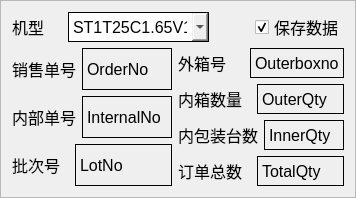
           <widget class="QFrame" name="frame_5">
            <property name="styleSheet">
             <string notr="true">#frame_5{
border: 1px solid black;}
</string>
            </property>
            <property name="frameShape">
             <enum>QFrame::StyledPanel</enum>
            </property>
            <property name="frameShadow">
             <enum>QFrame::Raised</enum>
            </property>
            <layout class="QVBoxLayout" name="verticalLayout_18">
             <item>
              <layout class="QHBoxLayout" name="horizontalLayout_2" stretch="0,2,0,0">
               <item>
                <layout class="QHBoxLayout" name="horizontalLayout">
                 <item>
                  <widget class="QLabel" name="label">
                   <property name="sizePolicy">
                    <sizepolicy hsizetype="Minimum" vsizetype="Preferred">
                     <horstretch>2</horstretch>
                     <verstretch>0</verstretch>
                    </sizepolicy>
                   </property>
                   <property name="minimumSize">
                    <size>
                     <width>0</width>
                     <height>30</height>
                    </size>
                   </property>
                   <property name="maximumSize">
                    <size>
                     <width>16777215</width>
                     <height>16777215</height>
                    </size>
                   </property>
                   <property name="font">
                    <font>
                     <family>Arial</family>
                     <pointsize>12</pointsize>
                     <kerning>true</kerning>
                    </font>
                   </property>
                   <property name="layoutDirection">
                    <enum>Qt::LeftToRight</enum>
                   </property>
                   <property name="styleSheet">
                    <string notr="true">border:None</string>
                   </property>
                   <property name="frameShape">
                    <enum>QFrame::Box</enum>
                   </property>
                   <property name="frameShadow">
                    <enum>QFrame::Plain</enum>
                   </property>
                   <property name="lineWidth">
                    <number>1</number>
                   </property>
                   <property name="midLineWidth">
                    <number>1</number>
                   </property>
                   <property name="text">
                    <string>机型    </string>
                   </property>
                   <property name="alignment">
                    <set>Qt::AlignCenter</set>
                   </property>
                  </widget>
                 </item>
                </layout>
               </item>
               <item>
                <widget class="QComboBox" name="comboBox">
                 <property name="sizePolicy">
                  <sizepolicy hsizetype="Preferred" vsizetype="Minimum">
                   <horstretch>3</horstretch>
                   <verstretch>0</verstretch>
                  </sizepolicy>
                 </property>
                 <property name="minimumSize">
                  <size>
                   <width>0</width>
                   <height>0</height>
                  </size>
                 </property>
                 <property name="font">
                  <font>
                   <pointsize>12</pointsize>
                  </font>
                 </property>
                 <property name="styleSheet">
                  <string notr="true">border: 1px solid black;
</string>
                 </property>
                 <property name="sizeAdjustPolicy">
                  <enum>QComboBox::AdjustToContentsOnFirstShow</enum>
                 </property>
                 <item>
                  <property name="text">
                   <string>ST1T25C1.65V1</string>
                  </property>
                 </item>
                 <item>
                  <property name="text">
                   <string>SO7T50C2.5V1</string>
                  </property>
                 </item>
                 <item>
                  <property name="text">
                   <string>ST1T25C1.65V1</string>
                  </property>
                 </item>
                </widget>
               </item>
               <item>
                <spacer name="horizontalSpacer">
                 <property name="orientation">
                  <enum>Qt::Horizontal</enum>
                 </property>
                 <property name="sizeHint" stdset="0">
                  <size>
                   <width>40</width>
                   <height>20</height>
                  </size>
                 </property>
                </spacer>
               </item>
               <item>
                <widget class="QCheckBox" name="checkBox">
                 <property name="font">
                  <font>
                   <pointsize>12</pointsize>
                  </font>
                 </property>
                 <property name="text">
                  <string>保存数据</string>
                 </property>
                 <property name="checked">
                  <bool>true</bool>
                 </property>
                </widget>
               </item>
              </layout>
             </item>
             <item>
              <layout class="QHBoxLayout" name="horizontalLayout_13">
               <item>
                <layout class="QVBoxLayout" name="verticalLayout" stretch="0,0,0">
                 <item>
                  <layout class="QHBoxLayout" name="horizontalLayout_4">
                   <item>
                    <widget class="QLabel" name="label_7">
                     <property name="font">
                      <font>
                       <pointsize>12</pointsize>
                      </font>
                     </property>
                     <property name="text">
                      <string>销售单号</string>
                     </property>
                    </widget>
                   </item>
                   <item>
                    <widget class="QLabel" name="label_8">
                     <property name="sizePolicy">
                      <sizepolicy hsizetype="Expanding" vsizetype="Preferred">
                       <horstretch>0</horstretch>
                       <verstretch>0</verstretch>
                      </sizepolicy>
                     </property>
                     <property name="minimumSize">
                      <size>
                       <width>0</width>
                       <height>30</height>
                      </size>
                     </property>
                     <property name="font">
                      <font>
                       <pointsize>12</pointsize>
                      </font>
                     </property>
                     <property name="styleSheet">
                      <string notr="true">border: 1px solid black
</string>
                     </property>
                     <property name="text">
                      <string>OrderNo</string>
                     </property>
                    </widget>
                   </item>
                  </layout>
                 </item>
                 <item>
                  <layout class="QHBoxLayout" name="horizontalLayout_5">
                   <item>
                    <widget class="QLabel" name="label_10">
                     <property name="font">
                      <font>
                       <pointsize>12</pointsize>
                      </font>
                     </property>
                     <property name="text">
                      <string>内部单号</string>
                     </property>
                    </widget>
                   </item>
                   <item>
                    <widget class="QLabel" name="label_11">
                     <property name="sizePolicy">
                      <sizepolicy hsizetype="Expanding" vsizetype="Preferred">
                       <horstretch>0</horstretch>
                       <verstretch>0</verstretch>
                      </sizepolicy>
                     </property>
                     <property name="minimumSize">
                      <size>
                       <width>0</width>
                       <height>30</height>
                      </size>
                     </property>
                     <property name="font">
                      <font>
                       <pointsize>12</pointsize>
                      </font>
                     </property>
                     <property name="styleSheet">
                      <string notr="true">border: 1px solid black
</string>
                     </property>
                     <property name="text">
                      <string>InternalNo</string>
                     </property>
                    </widget>
                   </item>
                  </layout>
                 </item>
                 <item>
                  <layout class="QHBoxLayout" name="horizontalLayout_6">
                   <item>
                    <widget class="QLabel" name="label_12">
                     <property name="font">
                      <font>
                       <pointsize>12</pointsize>
                      </font>
                     </property>
                     <property name="text">
                      <string>批次号  </string>
                     </property>
                    </widget>
                   </item>
                   <item>
                    <widget class="QLabel" name="label_13">
                     <property name="sizePolicy">
                      <sizepolicy hsizetype="Expanding" vsizetype="Preferred">
                       <horstretch>0</horstretch>
                       <verstretch>0</verstretch>
                      </sizepolicy>
                     </property>
                     <property name="minimumSize">
                      <size>
                       <width>0</width>
                       <height>30</height>
                      </size>
                     </property>
                     <property name="font">
                      <font>
                       <pointsize>12</pointsize>
                      </font>
                     </property>
                     <property name="styleSheet">
                      <string notr="true">border: 1px solid black
</string>
                     </property>
                     <property name="text">
                      <string>LotNo</string>
                     </property>
                    </widget>
                   </item>
                  </layout>
                 </item>
                </layout>
               </item>
               <item>
                <layout class="QVBoxLayout" name="verticalLayout_4">
                 <item>
                  <layout class="QHBoxLayout" name="horizontalLayout_11">
                   <item>
                    <widget class="QLabel" name="label_9">
                     <property name="minimumSize">
                      <size>
                       <width>0</width>
                       <height>30</height>
                      </size>
                     </property>
                     <property name="font">
                      <font>
                       <pointsize>12</pointsize>
                      </font>
                     </property>
                     <property name="text">
                      <string>外箱号    </string>
                     </property>
                    </widget>
                   </item>
                   <item>
                    <widget class="QLabel" name="label_14">
                     <property name="sizePolicy">
                      <sizepolicy hsizetype="Expanding" vsizetype="Preferred">
                       <horstretch>0</horstretch>
                       <verstretch>0</verstretch>
                      </sizepolicy>
                     </property>
                     <property name="minimumSize">
                      <size>
                       <width>0</width>
                       <height>30</height>
                      </size>
                     </property>
                     <property name="font">
                      <font>
                       <pointsize>12</pointsize>
                      </font>
                     </property>
                     <property name="styleSheet">
                      <string notr="true">border: 1px solid black</string>
                     </property>
                     <property name="text">
                      <string>Outerboxno</string>
                     </property>
                    </widget>
                   </item>
                  </layout>
                 </item>
                 <item>
                  <layout class="QHBoxLayout" name="horizontalLayout_7">
                   <item>
                    <widget class="QLabel" name="label_15">
                     <property name="font">
                      <font>
                       <pointsize>12</pointsize>
                      </font>
                     </property>
                     <property name="text">
                      <string>内箱数量  </string>
                     </property>
                    </widget>
                   </item>
                   <item>
                    <widget class="QLabel" name="label_16">
                     <property name="sizePolicy">
                      <sizepolicy hsizetype="Expanding" vsizetype="Preferred">
                       <horstretch>0</horstretch>
                       <verstretch>0</verstretch>
                      </sizepolicy>
                     </property>
                     <property name="minimumSize">
                      <size>
                       <width>0</width>
                       <height>30</height>
                      </size>
                     </property>
                     <property name="font">
                      <font>
                       <pointsize>12</pointsize>
                      </font>
                     </property>
                     <property name="styleSheet">
                      <string notr="true">border: 1px solid black
</string>
                     </property>
                     <property name="text">
                      <string>OuterQty</string>
                     </property>
                    </widget>
                   </item>
                  </layout>
                 </item>
                 <item>
                  <layout class="QHBoxLayout" name="horizontalLayout_8">
                   <item>
                    <widget class="QLabel" name="label_17">
                     <property name="font">
                      <font>
                       <pointsize>12</pointsize>
                      </font>
                     </property>
                     <property name="text">
                      <string>内包装台数</string>
                     </property>
                    </widget>
                   </item>
                   <item>
                    <widget class="QLabel" name="label_18">
                     <property name="sizePolicy">
                      <sizepolicy hsizetype="Expanding" vsizetype="Preferred">
                       <horstretch>0</horstretch>
                       <verstretch>0</verstretch>
                      </sizepolicy>
                     </property>
                     <property name="minimumSize">
                      <size>
                       <width>0</width>
                       <height>30</height>
                      </size>
                     </property>
                     <property name="font">
                      <font>
                       <pointsize>12</pointsize>
                      </font>
                     </property>
                     <property name="styleSheet">
                      <string notr="true">border: 1px solid black
</string>
                     </property>
                     <property name="text">
                      <string>InnerQty</string>
                     </property>
                    </widget>
                   </item>
                  </layout>
                 </item>
                 <item>
                  <layout class="QHBoxLayout" name="horizontalLayout_9">
                   <item>
                    <widget class="QLabel" name="label_19">
                     <property name="font">
                      <font>
                       <pointsize>12</pointsize>
                      </font>
                     </property>
                     <property name="text">
                      <string>订单总数  </string>
                     </property>
                    </widget>
                   </item>
                   <item>
                    <widget class="QLabel" name="label_20">
                     <property name="sizePolicy">
                      <sizepolicy hsizetype="Expanding" vsizetype="Preferred">
                       <horstretch>0</horstretch>
                       <verstretch>0</verstretch>
                      </sizepolicy>
                     </property>
                     <property name="minimumSize">
                      <size>
                       <width>0</width>
                       <height>30</height>
                      </size>
                     </property>
                     <property name="font">
                      <font>
                       <pointsize>12</pointsize>
                      </font>
                     </property>
                     <property name="styleSheet">
                      <string notr="true">border: 1px solid black
</string>
                     </property>
                     <property name="text">
                      <string>TotalQty</string>
                     </property>
                    </widget>
                   </item>
                  </layout>
                 </item>
                </layout>
               </item>
              </layout>
             </item>
            </layout>
           </widget>
